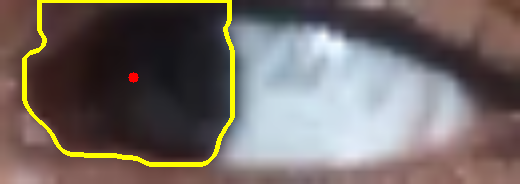
#> input picture ver_4/examine.png, 520 x 184 px
$ python contour-method-test-img.py
#> lines starting #> are read from the running program, lines starting #| are printed output that depends on the picture; after the words box and inside, x2 and y2 are one past the last pixel; in counts of white or black regions, pixels touching at a corner belong together
import cv2
import numpy as np
import os

d = os.getcwd()
os.system('cd '+d)

kernel = np.array([[0, -1, 0],
                   [-1, 5,-1],
                   [0, -1, 0]])

img = cv2.imread('examine.png')
#> img is the input picture: shape (184, 520, 3); mean B, G, R 101.7, 105.8, 114.8
# img = cv2.filter2D(img, -1, kernel)
cv2.namedWindow('img')
gray_eye = cv2.cvtColor(img, cv2.COLOR_BGR2GRAY)
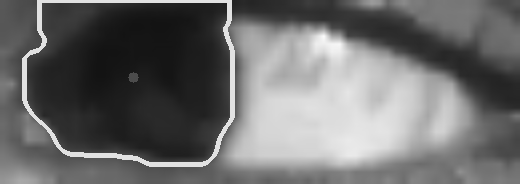
#> gray_eye: shape (184, 520); min 18, max 250, mean 108.1
_, thr = cv2.threshold(gray_eye, 80, 255, cv2.THRESH_BINARY_INV)
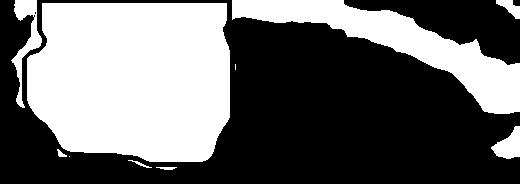
#> thr: shape (184, 520); 42% white; 10 white regions (2 under 20 px), largest, box (x1, y1, x2, y2) and area: (27, 3, 230, 162) 28682, (232, 0, 520, 114) 9502, (11, 0, 42, 108) 1022
thr = cv2.erode(thr, None, iterations=20)
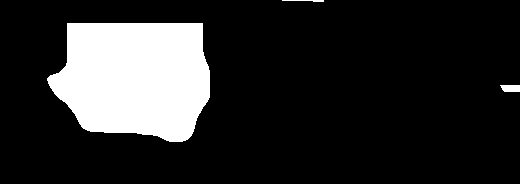
#> thr: shape (184, 520); 16.4% white; 3 white regions, box (x1, y1, x2, y2) and area: (47, 23, 210, 142) 15558, (500, 85, 520, 92) 127, (282, 0, 324, 2) 53
thr = cv2.dilate(thr, None, iterations=20)
#> thr: shape (184, 520); 33.5% white; 3 white regions, box (x1, y1, x2, y2) and area: (27, 3, 230, 162) 28438, (480, 65, 520, 112) 1867, (262, 0, 344, 22) 1773
thr = cv2.medianBlur(thr, 9)
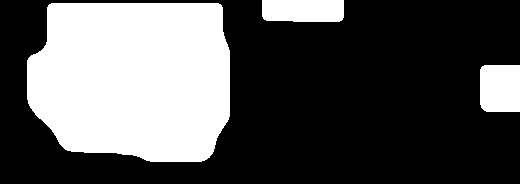
#> thr: shape (184, 520); 33.5% white; 3 white regions, box (x1, y1, x2, y2) and area: (27, 3, 230, 162) 28413, (480, 65, 520, 112) 1854, (262, 0, 344, 22) 1757
thr = cv2.GaussianBlur(thr, (9, 9), 0)
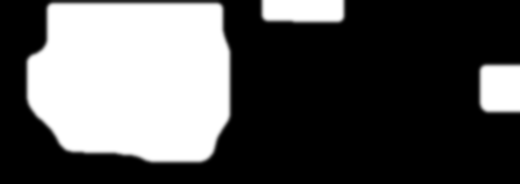
#> thr: shape (184, 520); min 0, max 255, mean 85.4
# thr = cv2.dilate(thr, None, iterations=9)

edged = cv2.Canny(thr, 100, 200)
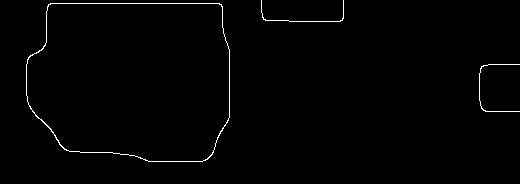
#> edged: shape (184, 520); 0.98% white in thin lines or dots, all inside (x1, y1, x2, y2) = (26, 0, 520, 162)
cont, h = cv2.findContours(thr, cv2.RETR_TREE, cv2.CHAIN_APPROX_NONE)
#> cont = 3 contours; box (x1, y1, x2, y2) and area: (23, 0, 234, 166) 30666, (476, 61, 520, 116) 2280, (258, 0, 348, 26) 2164; h = [[1, -1, -1, -1], [2, 0, -1, -1], [-1, 1, -1, -1]]
largest = max(cont, key=cv2.contourArea)
#> largest = contour of 645 points, box (x1, y1, x2, y2) (23, 0, 234, 166), area 30666

cv2.drawContours(img, largest, -1, (0, 255, 0), 3)
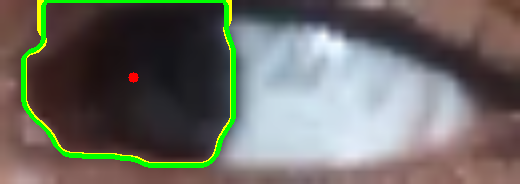
#> img: shape (184, 520, 3); 2.99% of pixels changed, all inside (x1, y1, x2, y2) = (21, 0, 236, 168)
cv2.imshow('thr', thr)
cv2.imshow('edged', edged)
cv2.imshow('img', img)
cv2.imwrite('thr.png', thr)
cv2.waitKey(0)
cv2.destroyAllWindows()

$ run again, with ver_4/test2.jpg saved as ver_4/examine.png
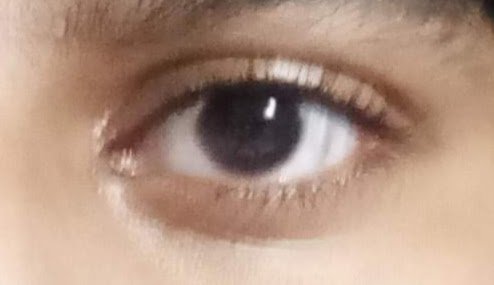
#> input picture ver_4/test2.jpg, 494 x 285 px
#> img is the input picture: shape (285, 494, 3); mean B, G, R 129.9, 147.8, 178
#> `_, thr = cv2.threshold(gray_eye, 80, 255, cv2.THRESH_BINARY_INV)`:
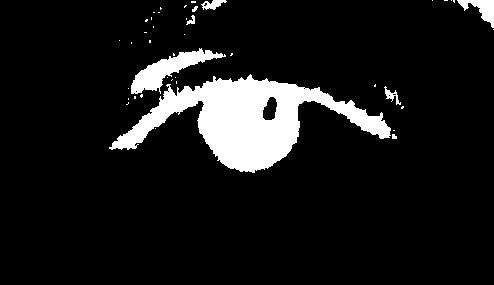
#> thr: shape (285, 494); 9.4% white; 42 white regions (34 under 20 px), largest, box (x1, y1, x2, y2) and area: (109, 74, 391, 173) 10857, (131, 48, 226, 94) 1473, (457, 0, 494, 28) 446
#> edged: shape (285, 494); 0.22% white in thin lines or dots, all inside (x1, y1, x2, y2) = (203, 81, 280, 168)
#> cont = 1 contour; box (x1, y1, x2, y2) and area: (200, 78, 284, 172) 6610; h = [[-1, -1, -1, -1]]
#> largest = contour of 297 points, box (x1, y1, x2, y2) (200, 78, 284, 172), area 6610
#> `cv2.drawContours(img, largest, -1, (0, 255, 0), 3)`:
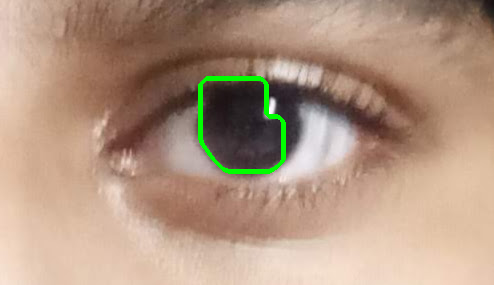
#> img: shape (285, 494, 3); 1.05% of pixels changed, all inside (x1, y1, x2, y2) = (198, 76, 286, 174)
